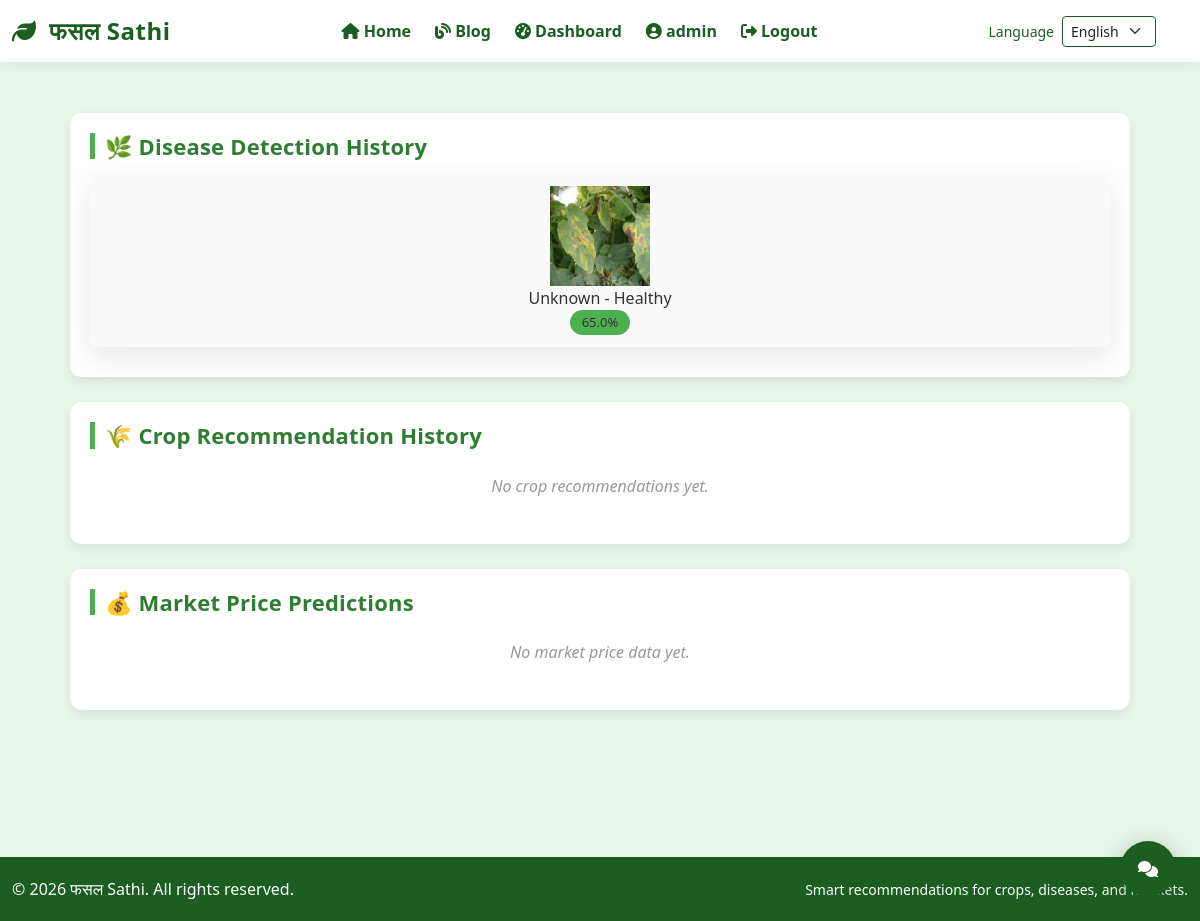
Before: /history/ (signed in) with the older database file.
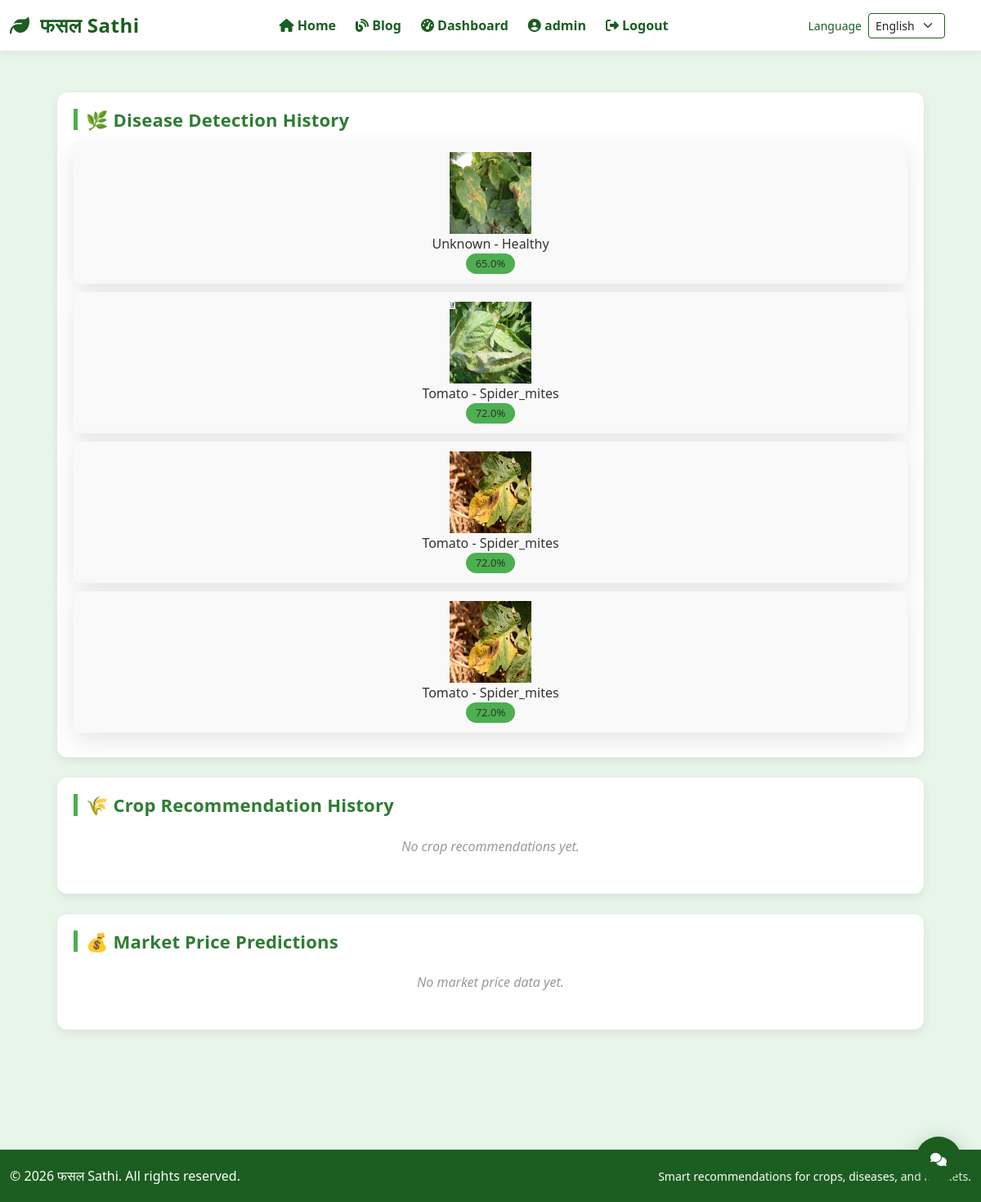
After: the same page with the newer database file.
### farming/models.py (models this page shows, shortened)
class DiseaseDetection(models.Model):
    user = models.ForeignKey(settings.AUTH_USER_MODEL, on_delete=models.CASCADE)
    image = models.ImageField(upload_to='disease_images/')
    disease_name = models.CharField(max_length=100)
    confidence = models.FloatField()
    created_at = models.DateTimeField(auto_now_add=True)

### farming/views.py (the view)
# urls.py: path('history/', views.combined_history, name='combined_history'),
@login_required
@login_required
def combined_history(request):
    disease_history = DiseaseDetection.objects.filter(user=request.user)
    crop_history = CropRecommendation.objects.filter(user=request.user)
    market_history = MarketPrice.objects.filter(user=request.user)
    return render(
        request,
        'farming/combined_history.html',
        {
            'disease_history': disease_history,
            'crop_history': crop_history,
            'market_history': market_history,
        }
    )

### farming/templates/farming/combined_history.html (shortened to what this page needs)
{% extends 'farming/base.html' %}
{% block content %}
<div class="history-container">
    <div class="section">
        <h2>🌿 Disease Detection History</h2>
        {% for d in disease_history %}
            <div class="card">
                <span><img src="{{ d.image.url }}" alt="Disease Image" style="width: 100px; height: 100px;"></span>
                <span>{{ d.disease_name }}</span>
                <span class="badge">{{ d.confidence }}%</span>
            </div>
        {% empty %}
            <p class="empty">No disease predictions yet.</p>
        {% endfor %}
    </div>
    <div class="section">
        <h2>🌾 Crop Recommendation History</h2>
        {% for c in crop_history %}
            <div class="card">
                <span>Nitrogen: {{ c.nitrogen }}</span>
                <span>Phosphorus: {{ c.phosphorus }}</span>
                <span>Potassium: {{ c.potassium }}</span>
                <span>Rainfall: {{ c.rainfall }}</span>
                <span>Recommended Crop: {{ c.recommended_crop }}</span>
            </div>
        {% empty %}
            <p class="empty">No crop recommendations yet.</p>
        {% endfor %}
    </div>
    <div class="section">
        <h2>💰 Market Price Predictions</h2>
        {% for m in market_history %}
            <div class="card">
                <span>{{ m.crop }}</span>
                <span class="badge">₹ {{ m.price }}</span>
            </div>
        {% empty %}
            <p class="empty">No market price data yet.</p>
        {% endfor %}
    </div>
</div>
{% endblock %}

### farming/templates/farming/base.html (shortened to what this page needs)
{% load static %}
{% load i18n %}
<!DOCTYPE html>
<html lang="en">
<head>
    <link href="https://cdn.jsdelivr.net/npm/bootstrap@5.3.2/dist/css/bootstrap.min.css" rel="stylesheet">
    <link rel="stylesheet" href="https://cdnjs.cloudflare.com/ajax/libs/font-awesome/6.4.0/css/all.min.css">
</head>
<body>
    <nav class="navbar navbar-expand-lg navbar-light sticky-top">
        <div class="container">
            <a class="navbar-brand" href="{% url 'index' %}">
                <i class="fas fa-leaf"></i> {% trans "फसल Sathi" %}
            </a>
            <div class="collapse navbar-collapse" id="navbarNav">
                <ul class="navbar-nav mx-auto align-items-lg-center">
                    {% get_current_language as LANGUAGE_CODE %}
                    <li class="nav-item">
                        <a class="nav-link" href="{% url 'index' %}">
                            <i class="fas fa-home"></i>
                            {% if LANGUAGE_CODE == 'hi' %}होम{% else %}Home{% endif %}
                        </a>
                    </li>
                    <li class="nav-item">
                        <a class="nav-link" href="{% url 'blog' %}">
                            <i class="fas fa-blog"></i>
                            {% if LANGUAGE_CODE == 'hi' %}ब्लॉग{% else %}Blog{% endif %}
                        </a>
                    </li>
                    {% if user.is_authenticated %}
                    <li class="nav-item">
                        <a class="nav-link" href="{% url 'dashboard' %}">
                            <i class="fas fa-gauge-high"></i>
                            {% if LANGUAGE_CODE == 'hi' %}डैशबोर्ड{% else %}Dashboard{% endif %}
                        </a>
                    </li>
                    <li class="nav-item d-none d-lg-flex">
                        <span class="nav-link">
                            <i class="fas fa-user-circle"></i>
                            {{ user.username|default:"Farmer" }}
                        </span>
                    </li>
                    <li class="nav-item">
                        <a class="nav-link" href="{% url 'logout' %}">
                            <i class="fas fa-sign-out-alt"></i>
                            {% if LANGUAGE_CODE == 'hi' %}लॉग आउट{% else %}Logout{% endif %}
                        </a>
                    </li>
                    {% endif %}
                </ul>
                <div class="d-flex align-items-center gap-2 ms-lg-3 mt-3 mt-lg-0">
                    {% get_current_language as LANGUAGE_CODE %}
                    {% get_available_languages as AVAILABLE_LANGUAGES %}
                    {% get_language_info_list for AVAILABLE_LANGUAGES as languages %}
                    <form action="{% url 'set_language' %}" method="post" class="d-flex align-items-center gap-2">
                        <label for="language-select" class="small mb-0 d-none d-lg-inline" style="color: var(--forest-green);">
                            {% trans "Language" %}
                        </label>
                        <select id="language-select" name="language" class="form-select form-select-sm" style="max-width: 120px; border-color: var(--forest-green);"
                            onchange="this.form.submit()">
                        {% for language in languages %}
                        <option value="{{ language.code }}" {% if language.code == LANGUAGE_CODE %}selected{% endif %}>
                            {{ language.name_local }}
                        </option>
                        {% endfor %}
                        </select>
                    </form>
                    <a href="{% url 'blog' %}" class="nav-search-icon d-none d-lg-inline-block" aria-label="Search"></a>
                </div>
            </div>
        </div>
    </nav>
    <main class="page-content">
        <div class="container">
            {% block content %}{% endblock %}
        </div>
    </main>
    <footer class="site-footer">
        <div class="container d-flex flex-column flex-md-row justify-content-between align-items-center gap-2">
            <span>&copy; {% now "Y" %} फसल Sathi. All rights reserved.</span>
            <small>
                Smart recommendations for crops, diseases, and markets.
            </small>
        </div>
    </footer>
    <button class="chatbot-toggle-btn" type="button" id="chatbot-toggle" aria-label="Ask फसल Sathi assistant">
        <i class="fas fa-comments"></i>
    </button>
</body>
</html>

### farming/templates/farming/base.html (style rules this page uses)
* { margin: 0; padding: 0; box-sizing: border-box; }
:root { --pale-green: #e8f5e9; --forest-green: #1b5e20; --forest-green-dark: #0d3d12; --lime-green: #8bc34a; --lime-green-bright: #9ccc65; --white: #ffffff; --text-dark: #2e7d32; --text-color: #333; --vanilla-cream: #f1f8e9; --cream: #e8f5e9; --muted-olive: #2e7d32; --faded-copper: #558b2f; --ash-brown: #1b5e20; }
body { font-family: 'Segoe UI', system-ui, -apple-system, BlinkMacSystemFont, "Helvetica Neue", Arial, sans-serif; background-color: var(--pale-green); min-height: 100vh; color: var(--text-color); }
h1, h2, h3 { font-weight: 800; letter-spacing: 0.01em; color: var(--forest-green); }
.navbar { background-color: var(--white) !important; box-shadow: 0 2px 12px rgba(0, 0, 0, 0.06); border-bottom: 1px solid rgba(27, 94, 32, 0.12); }
.navbar-brand { font-size: 1.5rem; font-weight: 700; letter-spacing: 0.5px; color: var(--forest-green) !important; }
.navbar-brand i { color: var(--forest-green); margin-right: 6px; }
.nav-link { font-weight: 600; transition: all 0.2s ease; margin-left: 4px; margin-right: 4px; color: var(--forest-green) !important; }
.nav-search-icon { color: var(--forest-green); font-size: 1.1rem; padding: 8px 12px; border-radius: 8px; transition: color 0.2s; }
.card { border: none; border-radius: 20px; background: white; box-shadow: 0 10px 30px rgba(0, 0, 0, 0.1); transition: all 0.4s cubic-bezier(0.175, 0.885, 0.32, 1.275); overflow: hidden; position: relative; }
.card::before { content: ''; position: absolute; top: 0; left: 0; width: 100%; height: 4px; background: var(--faded-copper); transition: opacity 0.25s ease; opacity: 0.0; }
.container { max-width: 1200px; }
.page-content { padding: 0 0 72px; }
.site-footer { background-color: var(--forest-green); color: var(--white); padding: 20px 0; margin-top: 0; border-top: none; }
.chatbot-toggle-btn { position: fixed; right: 24px; bottom: 24px; z-index: 1050; border-radius: 50%; width: 56px; height: 56px; display: flex; align-items: center; justify-content: center; background-color: var(--forest-green); color: var(--white); border: none; box-shadow: 0 8px 24px rgba(27, 94, 32, 0.4); }

### farming/templates/farming/combined_history.html (style rules this page uses)
.history-container { max-width: 1100px; margin: 30px auto; padding: 20px; }
.section { background: #ffffff; border-radius: 12px; padding: 20px; margin-bottom: 25px; box-shadow: 0 4px 12px rgba(0,0,0,0.08); }
.section h2 { margin-bottom: 15px; color: #2e7d32; font-size: 22px; border-left: 5px solid #4caf50; padding-left: 10px; }
.card { display: flex; justify-content: space-between; align-items: center; background: #f9f9f9; padding: 12px 16px; border-radius: 8px; margin-bottom: 10px; transition: transform 0.2s ease; }
.card span { font-weight: 500; color: #333; }
.badge { padding: 6px 12px; border-radius: 20px; font-size: 13px; color: white; background: #4caf50; }
.empty { color: #999; font-style: italic; text-align: center; padding: 10px; }

Changed rows visible on the page:
added DiseaseDetection: image (picture), disease_name "Tomato - Spider_mites", confidence "72.0"
added DiseaseDetection: image (picture), disease_name "Tomato - Spider_mites", confidence "72.0"
added DiseaseDetection: image (picture), disease_name "Tomato - Spider_mites", confidence "72.0"
